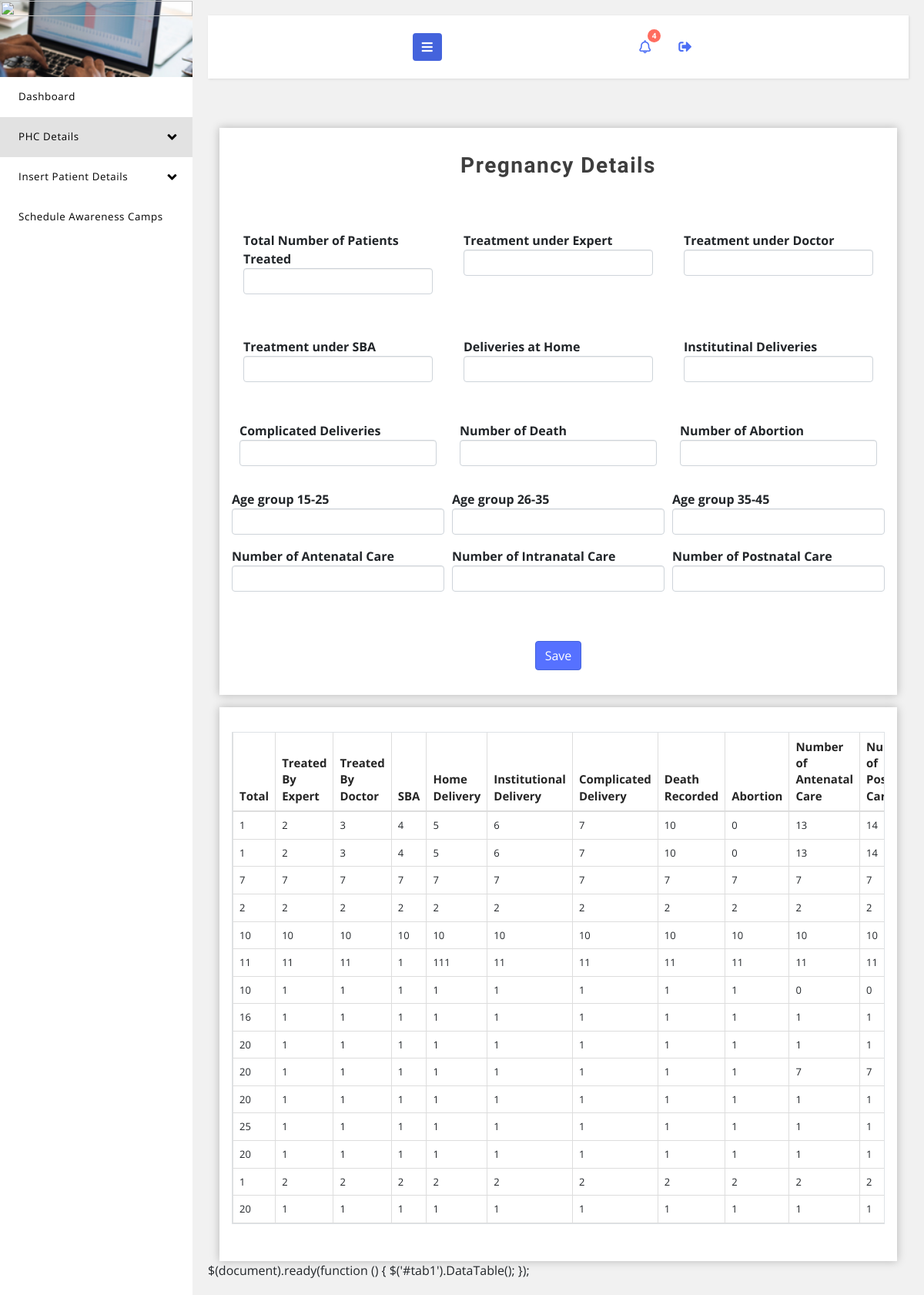
Screenshot of /phc/pregnancy.php (signed in) with the database file from the repository.
### tables this page shows
CREATE TABLE `pregnancy_details` (
  `PHCid` int(11) DEFAULT NULL,
  `pregnancy_count` int(11) DEFAULT NULL,
  `no_expert_treatment` int(11) DEFAULT NULL,
  `no_doctor_treatment` int(11) DEFAULT NULL,
  `no_delivery_SBA` int(11) DEFAULT NULL,
  `no_home_delivery` int(11) DEFAULT NULL,
  `no_institutional_delivery` int(11) DEFAULT NULL,
  `no_complicated_delivery` int(11) DEFAULT NULL,
  `no_maternal_death` int(11) DEFAULT NULL,
  `no_abortion` int(11) NOT NULL,
  `age_group_15_25` int(11) DEFAULT NULL,
  `age_group_26_35` int(11) DEFAULT NULL,
  `age_group_36_45` int(11) DEFAULT NULL,
  `anc` int(11) NOT NULL,
  `inc` int(11) NOT NULL,
  `pnc` int(11) NOT NULL
);

### phc/pregnancy.php (the view, shortened to what this page needs)
<!DOCTYPE html>
<html lang="en">
<?php
include 'dbconfig.php';
$id=$_SESSION['user'];
?>
<head>
    <link rel="stylesheet" href="https://maxcdn.bootstrapcdn.com/bootstrap/4.3.1/css/bootstrap.min.css">
    <link rel="stylesheet" href="https://maxcdn.bootstrapcdn.com/bootstrap/3.4.0/css/bootstrap.min.css">
    <link href="css/bootstrap.css" rel="stylesheet" type="text/css" media="all"/>
    <link rel="stylesheet" href="css/bar.css">
    <link rel="stylesheet" type="text/css" href="css/pignose.calender.css"/>
    <link href="css/style.css" rel="stylesheet" type="text/css" media="all"/>
    <link rel="stylesheet" href="css/style4.css">
    <link href="css/fontawesome-all.css" rel="stylesheet">
    <link rel="stylesheet" type="text/css" href="https://cdn.datatables.net/v/ju/dt-1.10.18/datatables.min.css"/>
</head>
<body>
<div class="wrapper">
    <nav id="sidebar">
        <div class="profile-bg">
            <img src="http://www.phciowa.org/wp-content/uploads/2017/04/PHC-Main-Logo.jpg" style="height: 10%;width: 100%;">
        </div>
        <ul class="list-unstyled components">
            <li>
                <a href="phc_home.php">
                    Dashboard
                </a>
            </li>
            <li class="active">
                <a href="#homeSubmenu" data-toggle="collapse" aria-expanded="false">
                    PHC Details
                    <i class="fas fa-angle-down fa-pull-right"></i>
                </a>
            </li>
            <li>
                <a href="#patientMenu" data-toggle="collapse" aria-expanded="false">
                    Insert Patient Details
                    <i class="fas fa-angle-down fa-pull-right"></i>
                </a>
            </li>
            <li>
                <a href="charts.html">
                    Schedule Awareness Camps
                </a>
            </li>
        </ul>
    </nav>
    <div id="content">
        <nav class="navbar navbar-default mb-xl-5 mb-4">
            <div class="container-fluid">
                <div class="navbar-header">
                    <button type="button" id="sidebarCollapse" class="btn btn-info navbar-btn">
                        <i class="fas fa-bars"></i>
                    </button>
                </div>
                <ul class="top-icons-agileits-w3layouts float-right">
                    <li class="nav-item dropdown">
                        <a class="nav-link dropdown-toggle" href="#" id="navbarDropdown" role="button"
                           data-toggle="dropdown" aria-haspopup="true"
                           aria-expanded="false">
                            <i class="far fa-bell"></i>
                            <span class="badge">4</span>
                        </a>
                    </li>
                    <li class="nav-item dropdown">
                        <a class="nav-link" href="#" id="navbarDropdown2" role="button"
                           data-toggle="Logout" aria-haspopup="true"
                           aria-expanded="false">
                            <i class="fa fa-sign-out-alt"></i>
                        </a>
                    </li>
                </ul>
            </div>
        </nav>
        <div class="container">
            <div class="row">
                <br>
                <div class="container-fluid">
                    <div class="row-md-12">
                        <div class="outer-w3-agile mt-3">
                            <h4 class="tittle-w3-agileits mb-4">Pregnancy Details</h4>
                            <br>
                            <form action="php/pregnancy_details.php" method="post" onsubmit="return validate();">
                                <div class="form-row">
                                    <div class="form-group col-md-4" style="padding: 20px">
                                        <label for="total">Total Number of Patients Treated</label>
                                        <input type="number" class="form-control" name="total" id="total" required="">
                                    </div>
                                    <div class="form-group col-md-4 " style="padding: 20px">
                                        <label for="expert">Treatment under Expert</label>
                                        <input type="number" class="form-control" name="expert" id="expert" >
                                    </div>
                                    <div class="form-group col-md-4" style="padding: 20px">
                                        <label for="doctor">Treatment under Doctor</label>
                                        <input type="number" class="form-control" name="doctor" id="doctor">
                                    </div>
                                </div>
                                <div class="form-row">
                                    <div class="form-group col-md-4" style="padding: 20px">
                                        <label for="doctor">Treatment under SBA</label>
                                        <input type="number" class="form-control" name="sba" id="sba">
                                    </div>
                                    <div class="form-group col-md-4" style="padding: 20px">
                                        <label for="doctor">Deliveries at Home</label>
                                        <input type="number" class="form-control" name="home" id="home">
                                    </div>
                                    <div class="form-group col-md-4" style="padding: 20px">
                                        <label for="doctor">Institutinal Deliveries</label>
                                        <input type="number" class="form-control" name="inst" id="inst">
                                    </div>
                                </div>
                                <div class="form-row">
                                    <div class="form-group col-md-4" style="padding: 15px">
                                        <label for="doctor">Complicated Deliveries</label>
                                        <input type="number" class="form-control" name="comp" id="name">
                                    </div>
                                    <div class="form-group col-md-4" style="padding: 15px">
                                        <label for="doctor">Number of Death</label>
                                        <input type="number" class="form-control" name="death" id="death">
                                    </div>
                                    <div class="form-group col-md-4" style="padding: 15px">
                                        <label for="doctor">Number of Abortion</label>
                                        <input type="number" class="form-control" name="abort" id="abort">
                                    </div>
                                </div>
                                <div class="form-row">
                                    <div class="form-group col-md-4 ">
                                        <label>Age group 15-25</label>
                                        <input type="number" class="form-control" name="age1" id="age1">
                                    </div>
                                    <div class="form-group col-md-4 ">
                                        <label>Age group 26-35</label>
                                        <input type="number" class="form-control" name="age2" id="age2">
                                    </div>
                                    <div class="form-group col-md-4 ">
                                        <label>Age group 35-45</label>
                                        <input type="number" class="form-control" name="age3" id="age3">
                                    </div>
                                </div>
                                <div class="form-row">
                                    <div class="form-group col-md-4 ">
                                        <label>Number of Antenatal Care </label>
                                        <input type="number" class="form-control" name="anc" id="anc">
                                    </div>
                                    <div class="form-group col-md-4 ">
                                        <label>Number of Intranatal Care</label>
                                        <input type="number" class="form-control" name="inc" id="inc">
                                    </div>
                                    <div class="form-group col-md-4 ">
                                        <label>Number of Postnatal Care</label>
                                        <input type="number" class="form-control" name="pnc" id="pnc">
                                    </div>
                                </div>
                                <br>
                                <center>
                                    <button type="submit" style="background-color: #5671ff" class="btn btn-primary"
                                            name="save" >
                                        Save
                                    </button>
                                </center>
                            </form>
                        </div>
                        <div class="outer-w3-agile mt-3">
                            <table id="tab1" class="table table-bordered table-responsive">
                                <thead>
                                <tr>
                                    <th>Total</th>
                                    <th>Treated By Expert</th>
                                    <th>Treated By Doctor</th>
                                    <th>SBA</th>
                                    <th>Home Delivery</th>
                                    <th>Institutional Delivery</th>
                                    <th>Complicated Delivery</th>
                                    <th>Death Recorded</th>
                                    <th>Abortion</th>
                                    <th>Number of Antenatal Care</th>
                                    <th>Number of Postnatal Care</th>
                                </tr>
                                </thead>
                                <tbody>
                                <?php
                                $result = $connect->query("select * from pregnancy_details where PHCid='$id'");
                                if ($result) {
                                    while ($row = $result->fetch_assoc()) {
                                    echo "<tr><td>" . $row['pregnancy_count'] . "</td><td>" . $row['no_expert_treatment'] . "</td><td>" . $row['no_doctor_treatment'] . "</td><td>" . $row['no_delivery_SBA'] . "</td><td>" . $row['no_home_delivery'] . "</td><td>" . $row['no_institutional_delivery'] . "</td><td>" . $row['no_complicated_delivery'] . "</td><td>" . $row['no_maternal_death'] . "</td><td>" . $row['no_abortion'] . "</td><td>". $row['anc'] . "</td><td>". $row['pnc'] . "</td><td>". $row['inc'] . "</td><td>" . $row['age_group_15_25'] ."</td><td>" . $row['age_group_26_35'] . "</td><td>". $row['age_group_36_45'] . "</td></tr>";
                                    }
                                }
                                ?>
                                </tbody>
                            </table>
                        </div>
                    </div>
                </div>
</body>
</html>
                $(document).ready(function () {
                $('#tab1').DataTable();
                });
                <link href="css/simplyCountdown.css" rel='stylesheet' type='text/css'/>

### phc/css/style.css (style rules this page uses)
html, body { margin: 0; font-size: 100%; font-family: 'Open Sans', sans-serif; background: #fff; }
body a { text-decoration: none; transition: 0.5s all; -webkit-transition: 0.5s all; -moz-transition: 0.5s all; -o-transition: 0.5s all; -ms-transition: 0.5s all; }
input[type="button"], button[type="submit"] { transition: 0.5s all; -webkit-transition: 0.5s all; -moz-transition: 0.5s all; -o-transition: 0.5s all; -ms-transition: 0.5s all; }
h1, h2, h3, h4, h5, h6 { margin: 0; font-family: 'Poiret One', cursive; font-weight: 700; }
ul { margin: 0; padding: 0; }
label { margin: 0; }
ul li { list-style: none; }
.outer-w3-agile { padding: 2em 1em; -webkit-box-shadow: 0px 0px 11px 0px rgba(0, 0, 0, 0.25); -moz-box-shadow: 0px 0px 11px 0px rgba(0, 0, 0, 0.25); box-shadow: 0px 0px 11px 0px rgba(0, 0, 0, 0.25); background: #fff; }
h4.tittle-w3-agileits { font-size: 2em; letter-spacing: 1.5px; font-weight: 600; color: #3e3e3e; text-align: center; }
.profile-bg { border-left: none; border-right: none; background: url(../images/menu1.jpg)no-repeat 0px 0px; -webkit-background-size: cover; -moz-background-size: cover; -o-background-size: cover; -ms-background-size: cover; background-size: cover; min-height: 100px; }
.top-icons-agileits-w3layouts .dropdown-toggle::after { display: none; }
.top-icons-agileits-w3layouts li { list-style: none; display: inline-block; }
ul.top-icons-agileits-w3layouts a.nav-link i { display: inline-block; font-size: 17px; color: #4c6ef5; }
.top-icons-agileits-w3layouts span.badge { font-size: 10px; font-weight: bold; color: #FFF; background: #ff6c5f; line-height: 13px; width: 17px; height: 17px; border-radius: 2em; -webkit-border-radius: 2em; -moz-border-radius: 2em; -o-border-radius: 2em; text-align: center; display: inline-block; position: absolute; top: -8%; right: 3px; padding: 2px 0 0; }
.dropdown { display: none; padding: 0; list-style: none; }
ul.list-unstyled li { font-size: 14px; letter-spacing: 1px; color: #7d7d7d; }
.table th, .table td { padding: 0.74rem; vertical-align: top; border-top: 1px solid #dee2e6; font-size: 13px; }
.table th { color: #252525; font-size: 15px; }
.table-responsive { display: block; width: 100%; overflow-x: auto; }
.btn-primary { color: #fff; background-color: #f53a1e; border-color: #4463dc; }
@media (max-width:1280px) { h4.tittle-w3-agileits { font-size: 1.75em; } }

### phc/css/style4.css (style rules this page uses)
body { font-family: 'Open Sans', sans-serif; background: #f1f1f1; }
a, a:hover, a:focus { color: inherit; text-decoration: none; transition: all 0.3s; }
.navbar { padding: 15px 10px; background: #fff; border: none; border-radius: 0; box-shadow: 1px 1px 3px rgba(0, 0, 0, 0.1); }
.navbar-btn { box-shadow: none; outline: none !important; border: none; background: #4463dc; }
i, span { display: inline-block; }
.wrapper { display: flex; align-items: stretch; }
#sidebar { min-width: 250px; max-width: 250px; background-color: white; color: #4a7ee4; transition: all 0.3s; }
#sidebar ul li a { text-align: left; }
#sidebar ul li a { padding: 16px 10px; font-size: .95em; letter-spacing: 0.6px; display: block; color: black; font-weight: 400; }
#sidebar ul li a i { margin-right: 10px; font-size: 19px; }
#sidebar ul li.active>a, #sidebar a[aria-expanded="true"] { color: black; background: rgba(224, 224, 224, 0.92); }
#content { padding: 20px; min-height: 100vh; transition: all 0.3s; overflow: hidden; width: 100%; }

### rows the page displays
pregnancy_details: pregnancy_count "1", no_expert_treatment "2", no_doctor_treatment "3", no_delivery_SBA "4", no_home_delivery "5", no_institutional_delivery "6", no_complicated_delivery "7", no_maternal_death "10", no_abortion "0", anc "13", pnc "14"
pregnancy_details: pregnancy_count "1", no_expert_treatment "2", no_doctor_treatment "3", no_delivery_SBA "4", no_home_delivery "5", no_institutional_delivery "6", no_complicated_delivery "7", no_maternal_death "10", no_abortion "0", anc "13", pnc "14"
pregnancy_details: pregnancy_count "7", no_expert_treatment "7", no_doctor_treatment "7", no_delivery_SBA "7", no_home_delivery "7", no_institutional_delivery "7", no_complicated_delivery "7", no_maternal_death "7", no_abortion "7", anc "7", pnc "7"
pregnancy_details: pregnancy_count "2", no_expert_treatment "2", no_doctor_treatment "2", no_delivery_SBA "2", no_home_delivery "2", no_institutional_delivery "2", no_complicated_delivery "2", no_maternal_death "2", no_abortion "2", anc "2", pnc "2"
pregnancy_details: pregnancy_count "10", no_expert_treatment "10", no_doctor_treatment "10", no_delivery_SBA "10", no_home_delivery "10", no_institutional_delivery "10", no_complicated_delivery "10", no_maternal_death "10", no_abortion "10", anc "10", pnc "10"
pregnancy_details: pregnancy_count "11", no_expert_treatment "11", no_doctor_treatment "11", no_delivery_SBA "1", no_home_delivery "111", no_institutional_delivery "11", no_complicated_delivery "11", no_maternal_death "11", no_abortion "11", anc "11", pnc "11"
pregnancy_details: pregnancy_count "10", no_expert_treatment "1", no_doctor_treatment "1", no_delivery_SBA "1", no_home_delivery "1", no_institutional_delivery "1", no_complicated_delivery "1", no_maternal_death "1", no_abortion "1", anc "0", pnc "0"
pregnancy_details: pregnancy_count "16", no_expert_treatment "1", no_doctor_treatment "1", no_delivery_SBA "1", no_home_delivery "1", no_institutional_delivery "1", no_complicated_delivery "1", no_maternal_death "1", no_abortion "1", anc "1", pnc "1"
pregnancy_details: pregnancy_count "20", no_expert_treatment "1", no_doctor_treatment "1", no_delivery_SBA "1", no_home_delivery "1", no_institutional_delivery "1", no_complicated_delivery "1", no_maternal_death "1", no_abortion "1", anc "1", pnc "1"
pregnancy_details: pregnancy_count "20", no_expert_treatment "1", no_doctor_treatment "1", no_delivery_SBA "1", no_home_delivery "1", no_institutional_delivery "1", no_complicated_delivery "1", no_maternal_death "1", no_abortion "1", anc "7", pnc "7"
pregnancy_details: pregnancy_count "20", no_expert_treatment "1", no_doctor_treatment "1", no_delivery_SBA "1", no_home_delivery "1", no_institutional_delivery "1", no_complicated_delivery "1", no_maternal_death "1", no_abortion "1", anc "1", pnc "1"
pregnancy_details: pregnancy_count "25", no_expert_treatment "1", no_doctor_treatment "1", no_delivery_SBA "1", no_home_delivery "1", no_institutional_delivery "1", no_complicated_delivery "1", no_maternal_death "1", no_abortion "1", anc "1", pnc "1"
pregnancy_details: pregnancy_count "20", no_expert_treatment "1", no_doctor_treatment "1", no_delivery_SBA "1", no_home_delivery "1", no_institutional_delivery "1", no_complicated_delivery "1", no_maternal_death "1", no_abortion "1", anc "1", pnc "1"
pregnancy_details: pregnancy_count "1", no_expert_treatment "2", no_doctor_treatment "2", no_delivery_SBA "2", no_home_delivery "2", no_institutional_delivery "2", no_complicated_delivery "2", no_maternal_death "2", no_abortion "2", anc "2", pnc "2"
pregnancy_details: pregnancy_count "20", no_expert_treatment "1", no_doctor_treatment "1", no_delivery_SBA "1", no_home_delivery "1", no_institutional_delivery "1", no_complicated_delivery "1", no_maternal_death "1", no_abortion "1", anc "1", pnc "1"
